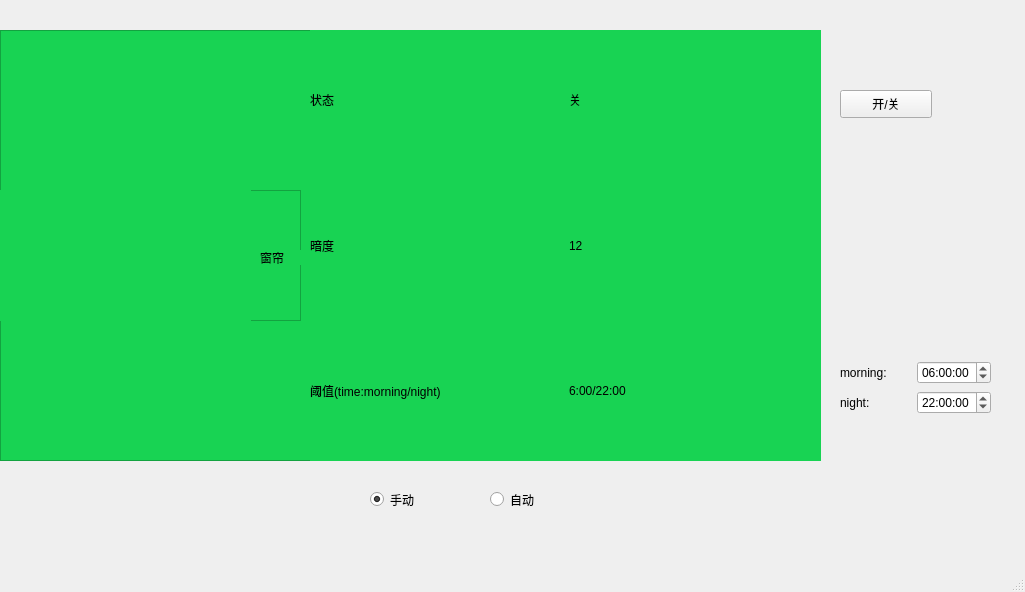
<?xml version="1.0" encoding="UTF-8"?>
<ui version="4.0">
 <class>MainWindow</class>
 <widget class="QMainWindow" name="MainWindow">
  <property name="geometry">
   <rect>
    <x>0</x>
    <y>0</y>
    <width>1025</width>
    <height>592</height>
   </rect>
  </property>
  <property name="windowTitle">
   <string>窗帘设置</string>
  </property>
  <widget class="QWidget" name="centralwidget">
   <widget class="QFrame" name="frame_5">
    <property name="geometry">
     <rect>
      <x>0</x>
      <y>30</y>
      <width>821</width>
      <height>431</height>
     </rect>
    </property>
    <property name="styleSheet">
     <string notr="true">*{background-color: rgb(24, 211, 83);}
</string>
    </property>
    <property name="frameShape">
     <enum>QFrame::StyledPanel</enum>
    </property>
    <property name="frameShadow">
     <enum>QFrame::Raised</enum>
    </property>
    <widget class="QWidget" name="gridLayoutWidget_4">
     <property name="geometry">
      <rect>
       <x>310</x>
       <y>0</y>
       <width>511</width>
       <height>431</height>
      </rect>
     </property>
     <layout class="QGridLayout" name="gridLayout_4">
      <item row="0" column="0">
       <widget class="QLabel" name="label_25">
        <property name="text">
         <string>状态</string>
        </property>
       </widget>
      </item>
      <item row="2" column="0">
       <widget class="QLabel" name="label_26">
        <property name="text">
         <string>阈值(time:morning/night)</string>
        </property>
       </widget>
      </item>
      <item row="0" column="1">
       <widget class="QLabel" name="label_24">
        <property name="text">
         <string>关</string>
        </property>
       </widget>
      </item>
      <item row="2" column="1">
       <widget class="QLabel" name="label_27">
        <property name="text">
         <string>6:00/22:00</string>
        </property>
       </widget>
      </item>
      <item row="1" column="0">
       <widget class="QLabel" name="label_2">
        <property name="text">
         <string>暗度</string>
        </property>
       </widget>
      </item>
      <item row="1" column="1">
       <widget class="QLabel" name="label_3">
        <property name="text">
         <string>12</string>
        </property>
       </widget>
      </item>
     </layout>
    </widget>
    <widget class="QFrame" name="frame_7">
     <property name="geometry">
      <rect>
       <x>0</x>
       <y>160</y>
       <width>301</width>
       <height>131</height>
      </rect>
     </property>
     <property name="palette">
      <palette>
       <active>
        <colorrole role="Button">
         <brush brushstyle="SolidPattern">
          <color alpha="255">
           <red>24</red>
           <green>211</green>
           <blue>83</blue>
          </color>
         </brush>
        </colorrole>
        <colorrole role="Base">
         <brush brushstyle="SolidPattern">
          <color alpha="255">
           <red>24</red>
           <green>211</green>
           <blue>83</blue>
          </color>
         </brush>
        </colorrole>
        <colorrole role="Window">
         <brush brushstyle="SolidPattern">
          <color alpha="255">
           <red>24</red>
           <green>211</green>
           <blue>83</blue>
          </color>
         </brush>
        </colorrole>
       </active>
       <inactive>
        <colorrole role="Button">
         <brush brushstyle="SolidPattern">
          <color alpha="255">
           <red>24</red>
           <green>211</green>
           <blue>83</blue>
          </color>
         </brush>
        </colorrole>
        <colorrole role="Base">
         <brush brushstyle="SolidPattern">
          <color alpha="255">
           <red>24</red>
           <green>211</green>
           <blue>83</blue>
          </color>
         </brush>
        </colorrole>
        <colorrole role="Window">
         <brush brushstyle="SolidPattern">
          <color alpha="255">
           <red>24</red>
           <green>211</green>
           <blue>83</blue>
          </color>
         </brush>
        </colorrole>
       </inactive>
       <disabled>
        <colorrole role="Button">
         <brush brushstyle="SolidPattern">
          <color alpha="255">
           <red>24</red>
           <green>211</green>
           <blue>83</blue>
          </color>
         </brush>
        </colorrole>
        <colorrole role="Base">
         <brush brushstyle="SolidPattern">
          <color alpha="255">
           <red>24</red>
           <green>211</green>
           <blue>83</blue>
          </color>
         </brush>
        </colorrole>
        <colorrole role="Window">
         <brush brushstyle="SolidPattern">
          <color alpha="255">
           <red>24</red>
           <green>211</green>
           <blue>83</blue>
          </color>
         </brush>
        </colorrole>
       </disabled>
      </palette>
     </property>
     <property name="styleSheet">
      <string notr="true"/>
     </property>
     <property name="frameShape">
      <enum>QFrame::StyledPanel</enum>
     </property>
     <property name="frameShadow">
      <enum>QFrame::Raised</enum>
     </property>
     <widget class="QLabel" name="label_30">
      <property name="geometry">
       <rect>
        <x>260</x>
        <y>60</y>
        <width>72</width>
        <height>15</height>
       </rect>
      </property>
      <property name="text">
       <string>窗帘</string>
      </property>
     </widget>
     <widget class="QLabel" name="label_29">
      <property name="geometry">
       <rect>
        <x>0</x>
        <y>0</y>
        <width>251</width>
        <height>131</height>
       </rect>
      </property>
      <property name="styleSheet">
       <string notr="true">border-image: url(:/image/image/窗帘.jpg);</string>
      </property>
      <property name="text">
       <string/>
      </property>
     </widget>
    </widget>
   </widget>
   <widget class="QWidget" name="layoutWidget">
    <property name="geometry">
     <rect>
      <x>840</x>
      <y>360</y>
      <width>151</width>
      <height>55</height>
     </rect>
    </property>
    <layout class="QGridLayout" name="gridLayout_2">
     <item row="0" column="0">
      <widget class="QLabel" name="label">
       <property name="text">
        <string>morning:</string>
       </property>
      </widget>
     </item>
     <item row="0" column="1">
      <widget class="QTimeEdit" name="timeEdit">
       <property name="dateTime">
        <datetime>
         <hour>6</hour>
         <minute>0</minute>
         <second>0</second>
         <year>2000</year>
         <month>1</month>
         <day>1</day>
        </datetime>
       </property>
      </widget>
     </item>
     <item row="1" column="0">
      <widget class="QLabel" name="label_7">
       <property name="text">
        <string>night:</string>
       </property>
      </widget>
     </item>
     <item row="1" column="1">
      <widget class="QTimeEdit" name="timeEdit_2">
       <property name="dateTime">
        <datetime>
         <hour>22</hour>
         <minute>0</minute>
         <second>0</second>
         <year>2000</year>
         <month>1</month>
         <day>1</day>
        </datetime>
       </property>
      </widget>
     </item>
    </layout>
   </widget>
   <widget class="QPushButton" name="pushButton">
    <property name="geometry">
     <rect>
      <x>840</x>
      <y>90</y>
      <width>92</width>
      <height>28</height>
     </rect>
    </property>
    <property name="text">
     <string>开/关</string>
    </property>
   </widget>
   <widget class="QRadioButton" name="radioButton_2">
    <property name="geometry">
     <rect>
      <x>490</x>
      <y>490</y>
      <width>112</width>
      <height>19</height>
     </rect>
    </property>
    <property name="text">
     <string>自动</string>
    </property>
   </widget>
   <widget class="QRadioButton" name="radioButton">
    <property name="geometry">
     <rect>
      <x>370</x>
      <y>490</y>
      <width>112</width>
      <height>19</height>
     </rect>
    </property>
    <property name="text">
     <string>手动</string>
    </property>
    <property name="checked">
     <bool>true</bool>
    </property>
   </widget>
  </widget>
  <widget class="QMenuBar" name="menubar">
   <property name="geometry">
    <rect>
     <x>0</x>
     <y>0</y>
     <width>1025</width>
     <height>26</height>
    </rect>
   </property>
  </widget>
  <widget class="QStatusBar" name="statusbar"/>
 </widget>
 <resources>
  <include location="../qrc/main_interface.qrc"/>
 </resources>
 <connections/>
</ui>
